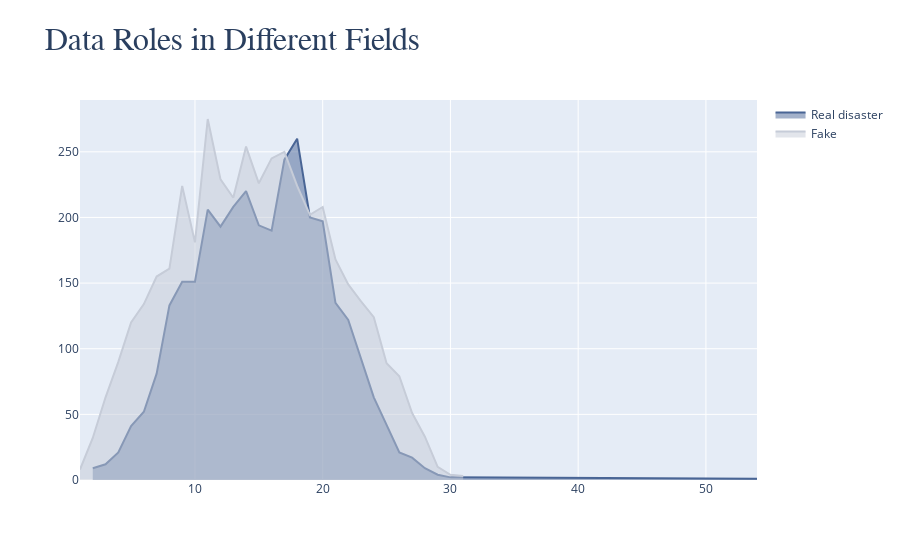

The cell this chart's notebook holds for it:
### Code cell
disaster_df = df[df['target'] == 1]['text_len'].value_counts().sort_index()
fake_df = df[df['target'] == 0]['text_len'].value_counts().sort_index()

fig = go.Figure()
fig.add_trace(go.Scatter(
    x=disaster_df.index,
    y=disaster_df.values,
    name='Real disaster',
    fill='tozeroy',
    marker_color=primary_blue,
    ))
fig.add_trace(go.Scatter(
    x=fake_df.index,
    y=fake_df.values,
    name='Fake',
    fill='tozeroy',
    marker_color=primary_grey,
    ))
fig.update_layout(
    title='<span style="font-size:32px; font-family:Times New Roman">Data Roles in Different Fields</span>'
    )
fig.show()

### Figure 1 — Plotly figure (JSON) as saved in the notebook; plotly's stock layout.template omitted (floating-point values rounded to 4 significant figures)
{"data": [{"fill": "tozeroy", "marker": {"color": "#496595"}, "name": "Real disaster", "type": "scatter", "x": [2, 3, 4, 5, 6, 7, 8, 9, 10, 11, 12, 13, 14, 15, 16, 17, 18, 19, 20, 21, 22, 23, 24, 25, 26, 27, 28, 29, 30, 54], "y": [9, 12, 21, 41, 52, 81, 133, 151, 151, 206, 193, 208, 220, 194, 190, 244, 260, 200, 197, 135, 122, 92, 63, 42, 21, 17, 9, 4, 2, 1]}, {"fill": "tozeroy", "marker": {"color": "#c6ccd8"}, "name": "Fake", "type": "scatter", "x": [1, 2, 3, 4, 5, 6, 7, 8, 9, 10, 11, 12, 13, 14, 15, 16, 17, 18, 19, 20, 21, 22, 23, 24, 25, 26, 27, 28, 29, 30, 31], "y": [8, 32, 63, 90, 120, 134, 155, 161, 224, 181, 275, 229, 215, 254, 226, 245, 250, 224, 202, 208, 168, 149, 136, 124, 89, 79, 51, 33, 10, 4, 3]}], "layout": {"autosize": true, "title": {"text": "<span style=\"font-size:32px; font-family:Times New Roman\">Data Roles in Different Fields</span>"}, "xaxis": {"autorange": true, "range": [1, 54], "type": "linear"}, "yaxis": {"autorange": true, "range": [0, 289.5], "type": "linear"}}}
